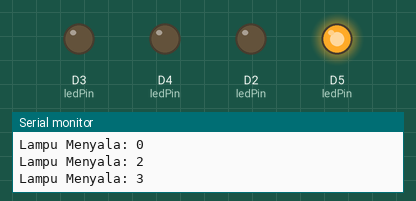
A sketch run on a simulated ESP8266 (NodeMCU). Shown: output pins drawn as LEDs (lit = HIGH), the last lines printed to the serial monitor. Random numbers use the default seed unless the sketch sets one.

Above: at 3.0 s.
At 12.2 s:
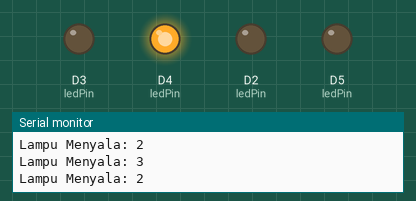
At 23.81 s:
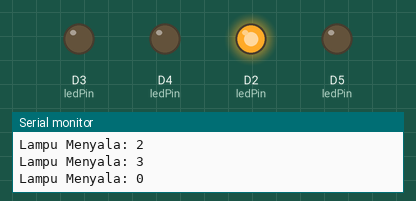
At 36.22 s:
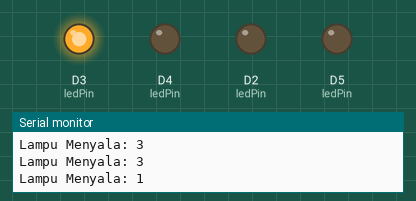
Timing chart, 0 to 40.0 s (numbered marks = the images above):
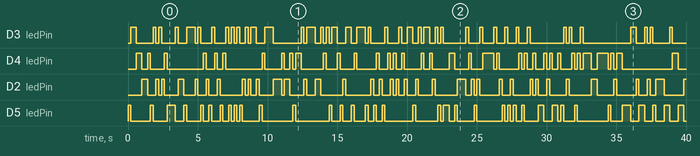

Measured:
- by itself, D3 (ledPin): LOW → HIGH at 0.20 s, → LOW 0.40 s later, → HIGH 1.2 s later, → LOW 0.20 s later, … (82 changes in this stretch)
- by itself, D4 (ledPin): LOW → HIGH at 0.60 s, → LOW 0.40 s later, → HIGH 0.40 s later, → LOW 0.20 s later, … (72 changes in this stretch)
- by itself, D2 (ledPin): LOW → HIGH at 1.0 s, → LOW 0.40 s later, → HIGH 0.60 s later, → LOW 0.20 s later, … (73 changes in this stretch)
- by itself, D5 (ledPin): LOW → HIGH at 0.00 s, → LOW 0.20 s later, → HIGH 1.4 s later, → LOW 0.20 s later, … (74 changes in this stretch)

The sketch:

T22-Praktikum_Variasi_Program_Running_LED_Menyala_Acak.ino
```cpp
//definisikan Pin yang digunakan
const int LED1 = D2;
const int LED2 = D3;
const int LED3 = D4;
const int LED4 = D5;

//buat array dari variabel Pin yang akan digunakan untuk perulangan
int ledPin[]={LED1,LED2,LED3,LED4};
//buat variabel untuk delay
int nDelay = 200;

void setup() {
  Serial.begin(9600);
  //perulangan untuk menentukan pin menjadi output
  for(int i = 0; i < 4; i++){
    pinMode(ledPin[i], OUTPUT);
  }
}

void loop() {
  //buat variabel untuk pengacakan
  int acak = random(4);
  //perulangan untuk menghidupmatikan led
  Serial.print("Lampu Menyala: ");
  Serial.println(acak);
  digitalWrite(ledPin[acak], HIGH);
  delay(nDelay);
  digitalWrite(ledPin[acak], LOW);
}
```
